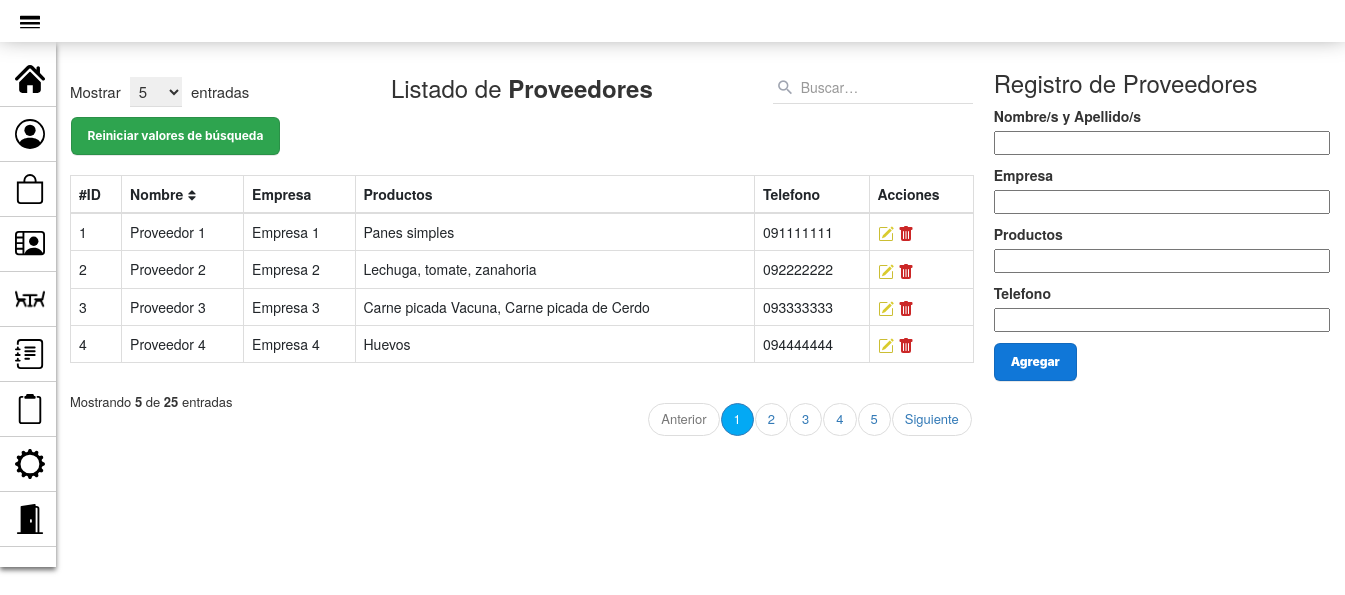
Screenshot of /PAGINA_GestionProveedores.php with the database file from the repository.
### tables this page shows
CREATE TABLE `proveedor` (
  `id_proveedor` int(10) PRIMARY KEY NOT NULL AUTO_INCREMENT COMMENT 'ID del Proveedor',
  `nombre_apellido` varchar(60) NOT NULL COMMENT 'Nombre y Apellido del Proveedor',
  `empresa` varchar(40) NOT NULL COMMENT 'Empresa a la que pertenece el Proveedor',
  `productos` varchar(180) NOT NULL COMMENT 'Productos que proporciona el Proveedor',
  `telefono` varchar(18) NOT NULL COMMENT 'Teléfono del Proveedor'
);

### modelo/conexion.php (called while the page is built)
<?php
class Conectar{
    public static function conexion (){
        try{
            $host ="localhost";
            $user ="root";
            $pass="";
            $bd="proyecto_grupo2";
            $con = mysqli_connect($host,$user,$pass);
            mysqli_select_db($con,$bd);
            return $con;
        }catch(Exception $e){
    die('Error'.$e->getMessage());
    echo "La linea de error " . $e->getLine();
        }
    }
    }
?>

### modelo/Proveedor.php (called while the page is built, shortened)
<?php
class Proveedor
{
    private $con;
    private $proveedor;
    public function __construct()
    {
        require_once("conexion.php");
        $this->con = conectar::conexion();
    }
    public function listar_proveedores()
    {
        $sql = "SELECT * FROM proveedor ORDER BY id_proveedor";
        $query = mysqli_query($this->con, $sql);
        while ($filas = mysqli_fetch_array($query)) {
            $this->proveedor[] = $filas;
        }
        return $this->proveedor;
    }
}
?>

### vista/Proveedor_VISTA.php (the view, shortened to what this page needs)
<!DOCTYPE html>
<html lang="es">
<head>
    <link rel="stylesheet" href="assets/styles2.css">
    <link href="https://cdn.jsdelivr.net/npm/bootstrap@5.2.0/dist/css/bootstrap.min.css" rel="stylesheet">
    <link href="https://maxcdn.bootstrapcdn.com/bootstrap/3.3.7/css/bootstrap.min.css" rel="stylesheet">
</head>
<body>
    <div class="container">
        <div class="table-responsive">
            <div class="table-wrapper">
                <div class="table-title">
                    <div class="row">
                        <div class="col-xs-4">
                            <div class="show-entries">
                                <span>Mostrar</span>
                                <select>
                                    <option>5</option>
                                </select>
                                <span>entradas</span>
                            </div>
                        </div>
                        <div class="col-xs-4">
                            <h2 class="text-center">Listado de <b>Proveedores</b></h2>
                        </div>
                        <?php require_once("vista/BUSCAR_Proveedor_VISTA.php"); ?>
                        <table class="table table-bordered">
                            <thead>
                                <tr>
                                    <th>#ID</th>
                                    <th>Nombre<i class="fa fa-sort"></i></th>
                                    <th>Empresa</th>
                                    <th>Productos</th>
                                    <th>Telefono</th>
                                    <th>Acciones</th>
                                </tr>
                            </thead>
                            <tbody>
                                <?php foreach ($matrizProveedor as $proveedor) : ?>
                                    <tr>
                                        <td scope="row"><?php echo $proveedor['id_proveedor'] ?></td>
                                        <td><?php echo $proveedor['nombre_apellido'] ?></td>
                                        <td><?php echo $proveedor['empresa'] ?></td>
                                        <td><?php echo $proveedor['productos'] ?></td>
                                        <td><?php echo $proveedor['telefono'] ?></td>
                                        <td>
                                            <a href="PAGINA_ModificarProveedor.php?id=<?php echo $proveedor['id_proveedor'] ?>" title="Editar"><img src="assets/iconos/icono-editar-2.svg"></a>
                                            <a href="controlador/eliminar_Proveedor_controlador.php?id=<?php echo $proveedor['id_proveedor'] ?>" title="Eliminar" onclick="javascript:return asegurar();"><img src="assets/iconos/icono-papelera.svg"></a>
                                        </td>
                                    </tr>
                                <?php endforeach; ?>
                            </tbody>
                        </table>
                        <div class="clearfix">
                            <div class="hint-text">Mostrando <b>5</b> de <b>25</b> entradas</div>
                            <ul class="pagination">
                                <li class="page-item disabled"><a href="#">Anterior</a></li>
                                <li class="page-item active"><a href="#" class="page-link">1</a></li>
                                <li class="page-item"><a href="#" class="page-link">2</a></li>
                                <li class="page-item"><a href="#" class="page-link">3</a></li>
                                <li class="page-item"><a href="#" class="page-link">4</a></li>
                                <li class="page-item"><a href="#" class="page-link">5</a></li>
                                <li class="page-item"><a href="#" class="page-link">Siguiente</a></li>
                            </ul>
                        </div>
                    </div>
                </div>
</body>
</html>

### assets/styles2.css (style rules this page uses)
body { font-family: 'Roboto', sans-serif; background-repeat: no-repeat; background-size: cover; }
.table-responsive { margin: 50px 0; margin-left: 20px; }
.table-wrapper { min-width: 35em; background: #fff; padding: 20px; box-shadow: 0 1px 1px rgba(0, 0, 0, .05); }
.table-title { font-size: 15px; padding-bottom: 10px; margin: 0 0 10px; min-height: 45px; }
.table-title h2 { margin: 5px 0 0; font-size: 24px; }
.table-title select { border-color: #ddd; border-width: 0 0 1px 0; padding: 3px 10px 3px 5px; margin: 0 5px; }
.table-title .show-entries { margin-top: 7px; }
table.table tr th, table.table tr td { border-color: #e9e9e9; }
table.table th i { font-size: 13px; margin: 0 5px; cursor: pointer; }
table.table td:last-child { width: fit-content; }
table.table td a { color: #a0a5b1; }
.pagination { float: right; margin: 0 0 5px; }
.pagination li a { border: none; font-size: 13px; min-width: 30px; min-height: 30px; padding: 0 10px; color: #999; margin: 0 2px; line-height: 30px; border-radius: 30px !important; text-align: center; }
.pagination li.active a { background: #03A9F4; }
.hint-text { float: left; margin-top: 10px; font-size: 13px; }

### assets/styles_navbar.css (style rules this page uses)
* { margin: 0px; padding: 0px; }

### rows the page displays
proveedor: id_proveedor "1", nombre_apellido "Proveedor 1", empresa "Empresa 1", productos "Panes simples", telefono "091111111"
proveedor: id_proveedor "2", nombre_apellido "Proveedor 2", empresa "Empresa 2", productos "Lechuga, tomate, zanahoria", telefono "092222222"
proveedor: id_proveedor "3", nombre_apellido "Proveedor 3", empresa "Empresa 3", productos "Carne picada Vacuna, Carne picada de Cerdo", telefono "093333333"
proveedor: id_proveedor "4", nombre_apellido "Proveedor 4", empresa "Empresa 4", productos "Huevos", telefono "094444444"
